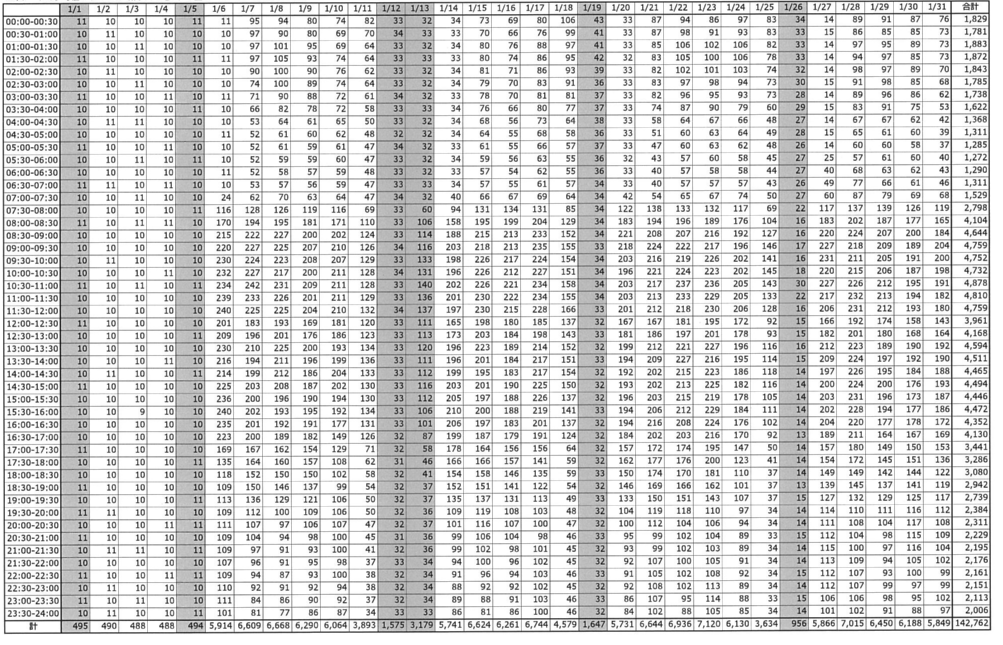
#> input picture p1.png, 3009 x 1933 px, found by its file name (shown at 1/3 size)
$ python csv8.py
#> lines starting #> are read from the running program, lines starting #| are printed output that depends on the picture; after the words box and inside, x2 and y2 are one past the last pixel; in counts of white or black regions, pixels touching at a corner belong together
import os
import cv2
import pandas
import numpy as np
import matplotlib.pyplot as plt
import pytesseract

pytesseract.pytesseract.tesseract_cmd = r'C:\Program Files\Tesseract-OCR\tesseract.exe'


image_path = r'C:\Users\User\Desktop\coding\Google\VisionAPIDemo\images\p1.png'

read_image = cv2.imread(image_path,0)
#> read_image is the input picture: shape (1933, 3009); min 0, max 255, mean 213.4

convert_bin,grey_scale = cv2.threshold(read_image,128,255,cv2.THRESH_BINARY | cv2.THRESH_OTSU)
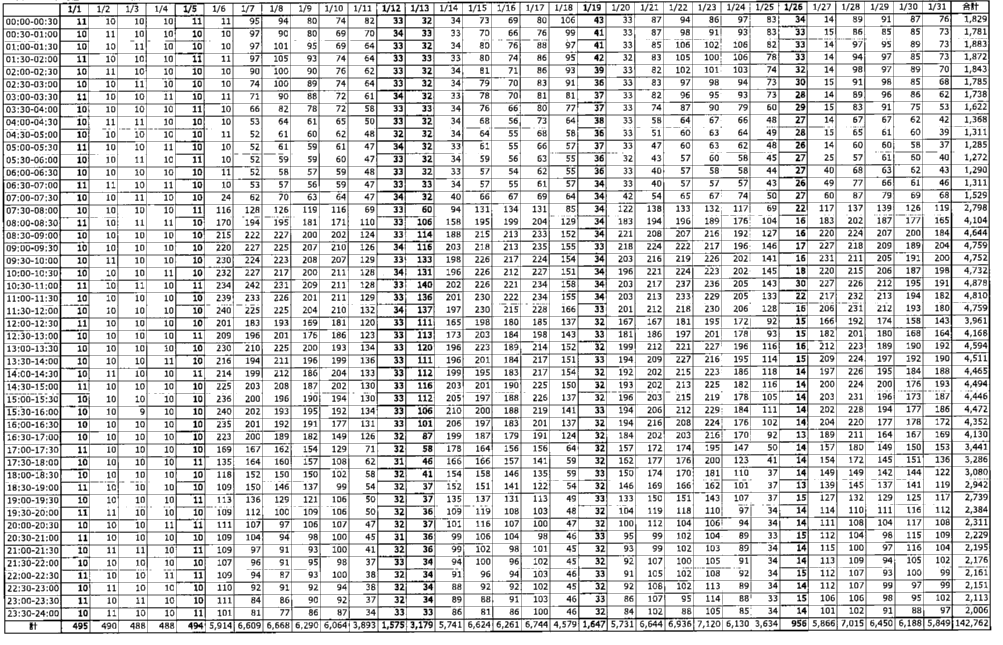
#> grey_scale: shape (1933, 3009) (shown at 1/3 size); 84.2% white; 5665 black regions (994 under 20 px), largest, box (x1, y1, x2, y2) and area: (8, 1, 2974, 1901) 405682, (581, 1867, 610, 1888) 329, (1784, 880, 1813, 901) 308
#> convert_bin = 156
grey_scale = 255-grey_scale
cv2.imwrite(image_path,grey_scale)
grey_graph = plt.imshow(grey_scale,cmap='gray')
plt.show()

length = np.array(read_image).shape[0]//100
#> length = 19
horizontal_kernel = cv2.getStructuringElement(cv2.MORPH_RECT, (length, 1))
horizontal_detect = cv2.erode(grey_scale, horizontal_kernel, iterations=1)
#> horizontal_detect: shape (1933, 3009); 4.4% white; 179 white regions (27 under 20 px), largest, box (x1, y1, x2, y2) and area: (22, 1850, 2963, 1864) 10425, (17, 38, 2960, 50) 9986, (17, 1, 2960, 13) 9946
hor_line = cv2.dilate(horizontal_detect, horizontal_kernel, iterations=3)
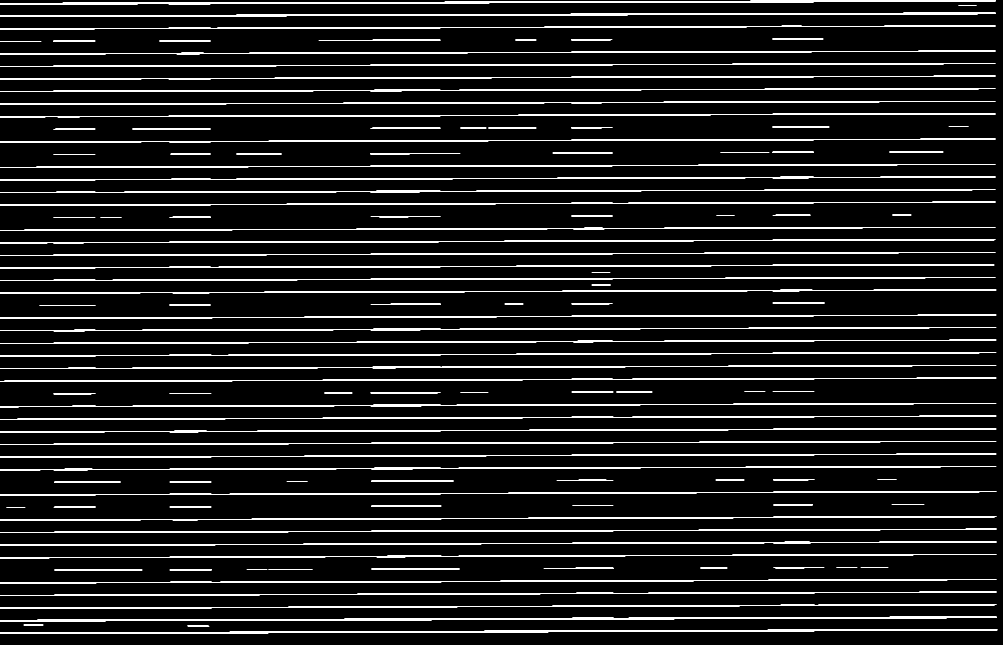
#> hor_line: shape (1933, 3009) (shown at 1/3 size); 5.3% white; 118 white regions, largest, box (x1, y1, x2, y2) and area: (0, 1850, 2990, 1864) 11378, (0, 1, 2987, 13) 10798, (0, 38, 2987, 50) 10743
plotting = plt.imshow(horizontal_detect,cmap='gray')
plt.show()

vertical_kernel = cv2.getStructuringElement(cv2.MORPH_RECT, (1, length))
#> vertical_kernel = 19 values from 1 to 1
vertical_detect = cv2.erode(grey_scale, vertical_kernel, iterations=1)
#> vertical_detect: shape (1933, 3009); 2.1% white in thin lines or dots
ver_lines = cv2.dilate(vertical_detect, vertical_kernel, iterations=3)
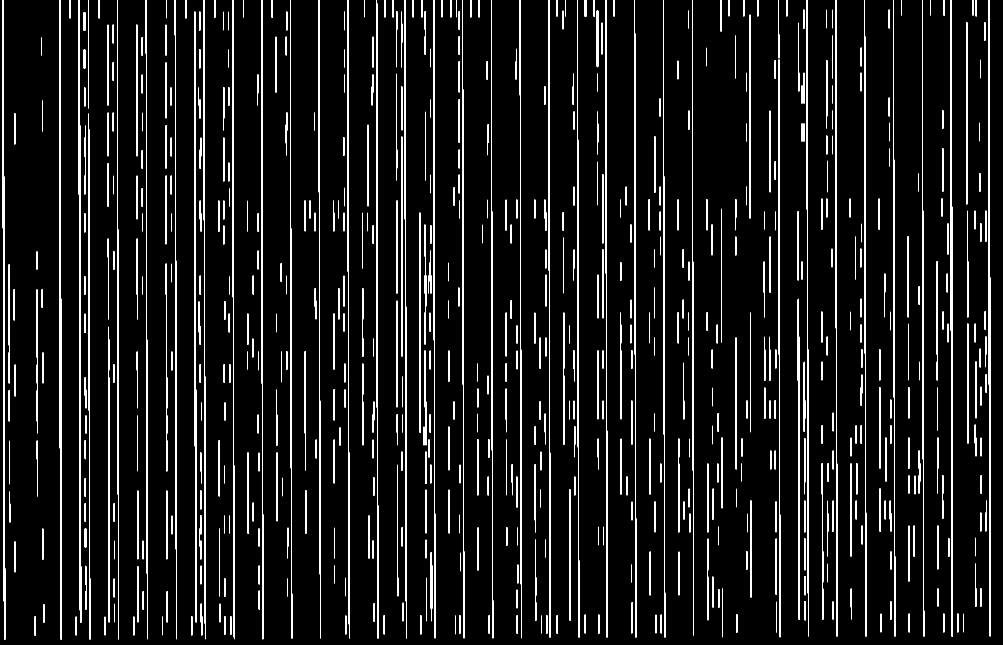
#> ver_lines: shape (1933, 3009) (shown at 1/3 size); 4.8% white; 642 white regions, largest, box (x1, y1, x2, y2) and area: (178, 0, 185, 1919) 7712, (2851, 0, 2858, 1910) 6859, (2965, 0, 2972, 1909) 6822
show = plt.imshow(vertical_detect,cmap='gray')
plt.show()

final = cv2.getStructuringElement(cv2.MORPH_RECT, (2, 2))
combine = cv2.addWeighted(ver_lines, 1, hor_line, 1, 0.0)
#> combine: shape (1933, 3009); 9.7% white; 1 white region, box (x1, y1, x2, y2) and area: (0, 0, 2992, 1919) 566402
combine = cv2.erode(~combine, final, iterations=2)
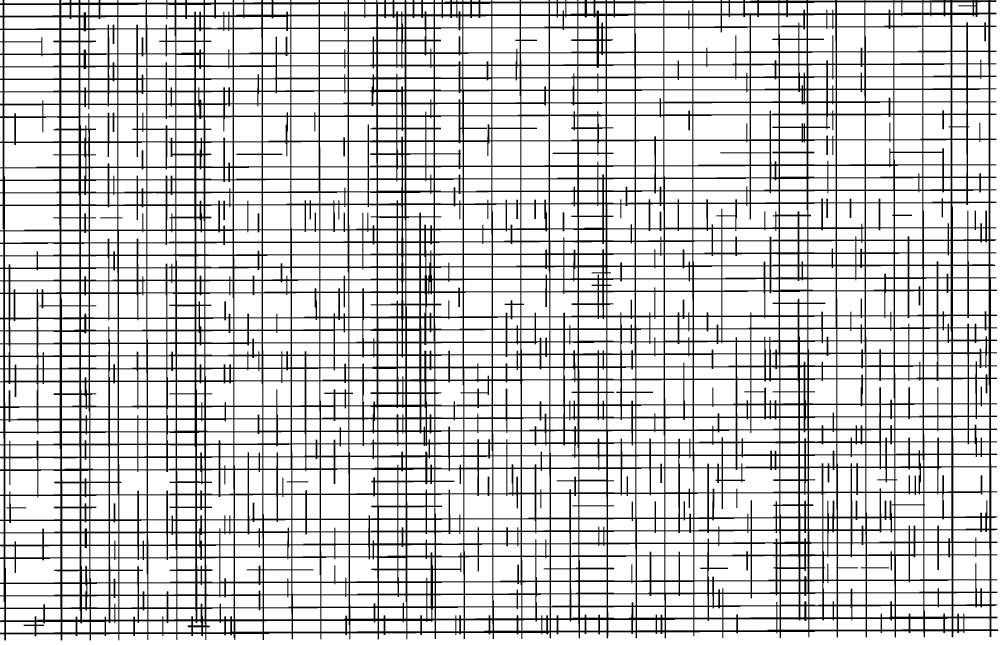
#> combine: shape (1933, 3009) (shown at 1/3 size); 81.9% white; 1 black region
thresh, combine = cv2.threshold(combine,128,255, cv2.THRESH_BINARY | cv2.THRESH_OTSU)
#> thresh = 0
convert_xor = cv2.bitwise_xor(read_image,combine)
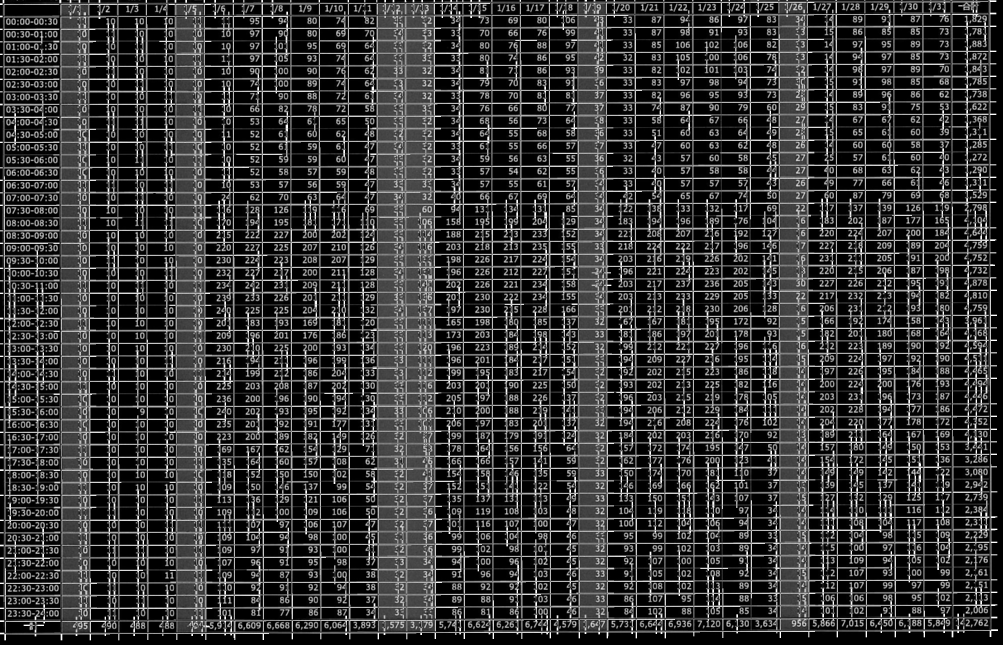
#> convert_xor: shape (1933, 3009) (shown at 1/3 size); min 0, max 255, mean 54.4
inverse = cv2.bitwise_not(convert_xor)
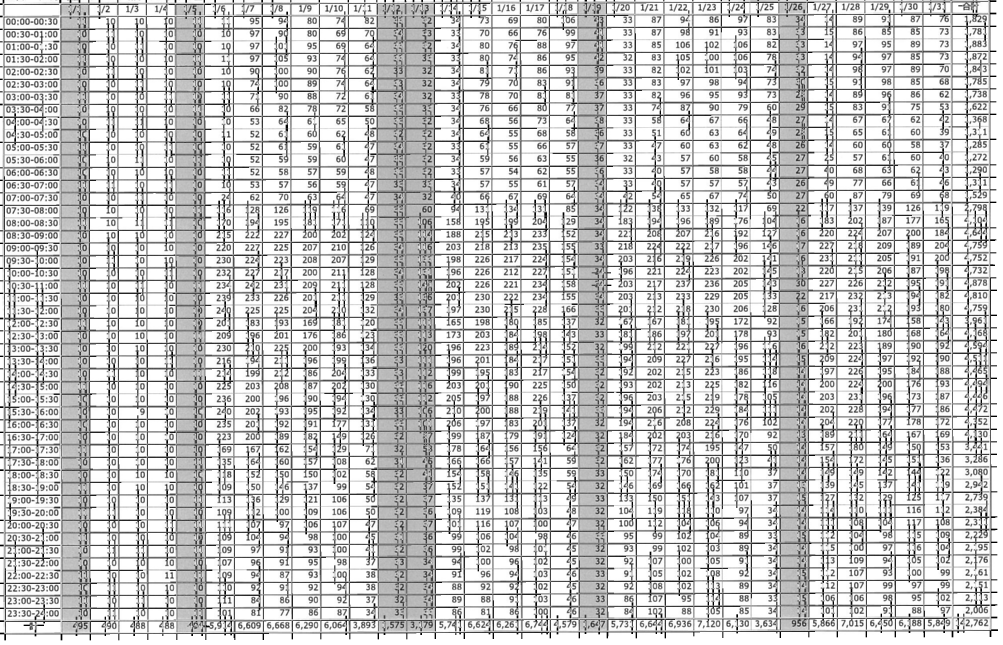
#> inverse: shape (1933, 3009) (shown at 1/3 size); min 0, max 255, mean 200.6
output= plt.imshow(inverse,cmap='gray')
plt.show()

#CONTOUR
cont, hierachy = cv2.findContours(combine, cv2.RETR_TREE, cv2.CHAIN_APPROX_SIMPLE)
#> cont = 2635 contours, 5 with area under 20; largest, box (x1, y1, x2, y2) and area: (0, 0, 3009, 1933) 161197, (2142, 1480, 2338, 1552) 12581, (2080, 346, 2249, 419) 11794, (13, 429, 178, 502) 11564, (2080, 82, 2249, 155) 11449
def sort_contours(num, method="left-to-right"):
#> called with method = 'top-to-bottom'
    reverse = False
    i = 0
    if method == "right-to-left" or method == "bottom-to-top":
        reverse = True
    if method == "top-to-bottom" or method == "bottom-to-top":
        i= 1

    boxes = [cv2.boundingRect(c) for c in num]
#> boxes = 2635 items, first 6: (609, 1882, 7, 15), (579, 1882, 25, 15), (273, 1866, 41, 31), (232, 1866, 37, 31), (187, 1866, 40, 31), (109, 1866, 73, 32)
    (num, boxes) = zip(*sorted(zip(num, boxes),
    key=lambda b:b[1][i], reverse=reverse))
#> num has the same summary as cont outside sort_contours; boxes = 2635 items, first 6: (0, 0, 3009, 1933), (2932, 0, 33, 1), (2922, 0, 5, 1), (2857, 0, 61, 1), (2836, 0, 15, 1), (2794, 0, 37, 2)

    return (num, boxes)

#RETRIEVE CELLS POSITION
cont, boxes = sort_contours(cont, method="top-to-bottom")


dim = [boxes[i][3] for i in range(len(boxes))]
#> dim = 2635 values, max 1933 at index 0, min 1 at index 1, mean 38.14
avg = np.mean(dim)
#> avg = 38.14

final_box = []

for c in cont:
    x, y, w, h = cv2.boundingRect(c)
    if (w < 600 and h < 600):
        rectangle_img = cv2.rectangle(read_image,(x,y),(x+w,y+h),(0,255,0),2)
        final_box.append([x,y,w,h])
#> this loop made 2635 passes
#> (c, x, y, w, h) on passes 2 to 4: ([[2932, 0], [2964, 0]], 2932, 0, 33, 1), ([[2922, 0], [2926, 0]], 2922, 0, 5, 1), ([[2857, 0], [2917, 0]], 2857, 0, 61, 1)
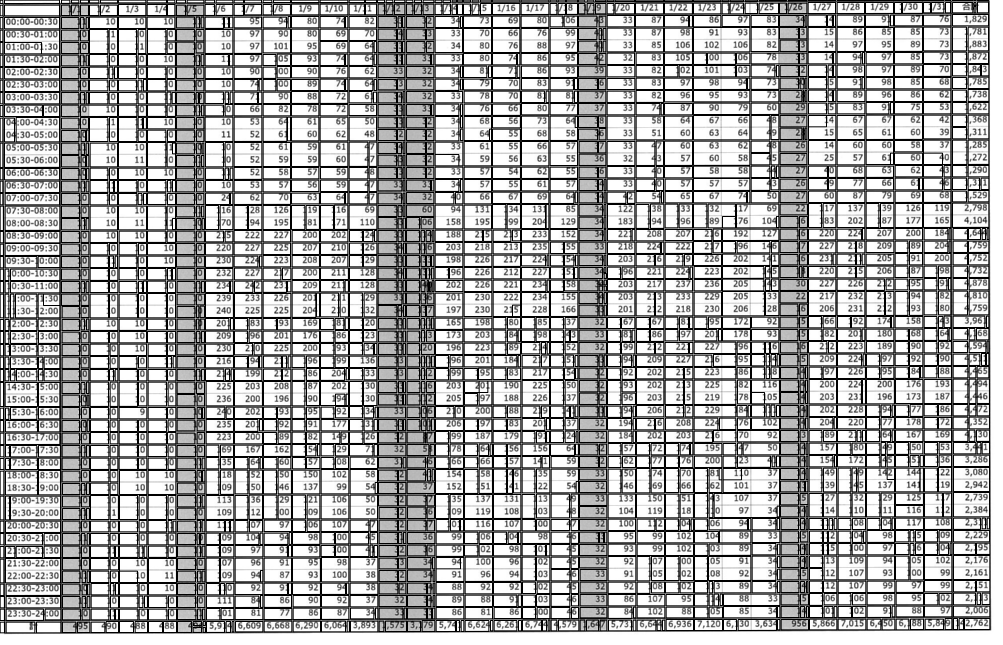
#> read_image: shape (1933, 3009) (shown at 1/3 size); min 0, max 255, mean 171.1
#> after the loop, final_box = 2634 items, first 6: [2932, 0, 33, 1], [2922, 0, 5, 1], [2857, 0, 61, 1], [2836, 0, 15, 1], [2794, 0, 37, 2], [2770, 0, 21, 2]

graph = plt.imshow(rectangle_img,cmap='gray')
plt.show()

##Creating two lists to define row and column in which cell is located
row=[]
column=[]
j=0

for i in range(len(final_box)):
    if(i==0):
        column.append(final_box[i])
        previous=final_box[i]
    else:
        if(final_box[i][1]<=previous[1]+avg/2):
            column.append(final_box[i])
            previous=final_box[i]
            if(i==len(final_box)-1):
                row.append(column)
        else:
            row.append(column)
            column=[]
            previous = final_box[i]
            column.append(final_box[i])
#> this loop made 2634 passes
#> previous on passes 1 to 12: [2932, 0, 33, 1], [2922, 0, 5, 1], [2857, 0, 61, 1], [2836, 0, 15, 1], [2794, 0, 37, 2], [2770, 0, 21, 2], [2707, 0, 60, 2], [2683, 0, 21, 2], [2596, 0, 84, 2], [2511, 0, 82, 2], [2424, 0, 82, 2], [2364, 0, 56, 2]
#> after the loop, row = 48 items
print(column)
#> (printed output is left out)
print(row)
#> (printed output is left out)

#calculating maximum number of cells
countcol = 0
for i in range(len(row)):
    countcol = len(row[i])
    if countcol > countcol:
        countcol = countcol
#> this loop made 48 passes
#> countcol on passes 1 to 12: 131, 53, 45, 20, 53, 51, 53, 54, 47, 49, 21, 48

#Retrieving the center of each column
center = [int(row[i][j][0]+row[i][j][2]/2) for j in range(len(row[i])) if row[0]]
#> center = 66 values, max 2931 at index 0, min 6 at index 63, mean 1444.1
center=np.array(center)
center.sort()

#Regarding the distance to the columns center, the boxes are arranged in respective order
finalboxes = []
for i in range(len(row)):
    lis=[]
    for k in range(countcol):
        lis.append([])
    for j in range(len(row[i])):
        diff = abs(center-(row[i][j][0]+row[i][j][2]/4))
        minimum = min(diff)
        indexing = list(diff).index(minimum)
        lis[indexing].append(row[i][j])
    finalboxes.append(lis)
#> this loop made 48 passes
#> after the loop, finalboxes = 48 items

#from every single image-based cell/box the strings are extracted via pytesseract and stored in a list
outer=[]
for i in range(len(finalboxes)):
    for j in range(len(finalboxes[i])):
        inner=''
        if(len(finalboxes[i][j])==0):
            outer.append(' ')
        else:
            for k in range(len(finalboxes[i][j])):
                y,x,w,h = finalboxes[i][j][k][0],finalboxes[i][j][k][1], finalboxes[i][j][k][2],finalboxes[i][j][k][3]
                finalimg = inverse[x:x+h, y:y+w]
                kernel = cv2.getStructuringElement(cv2.MORPH_RECT, (2, 1))
                border = cv2.copyMakeBorder(finalimg,2,2,2,2,   cv2.BORDER_CONSTANT,value=[255,255])
                resizing = cv2.resize(border, None, fx=2, fy=2, interpolation=cv2.INTER_CUBIC)
                dilation = cv2.dilate(resizing, kernel,iterations=1)
                erosion = cv2.erode(dilation, kernel,iterations=1)


#> (the run stopped early here; a loop or call above may not have finished)
